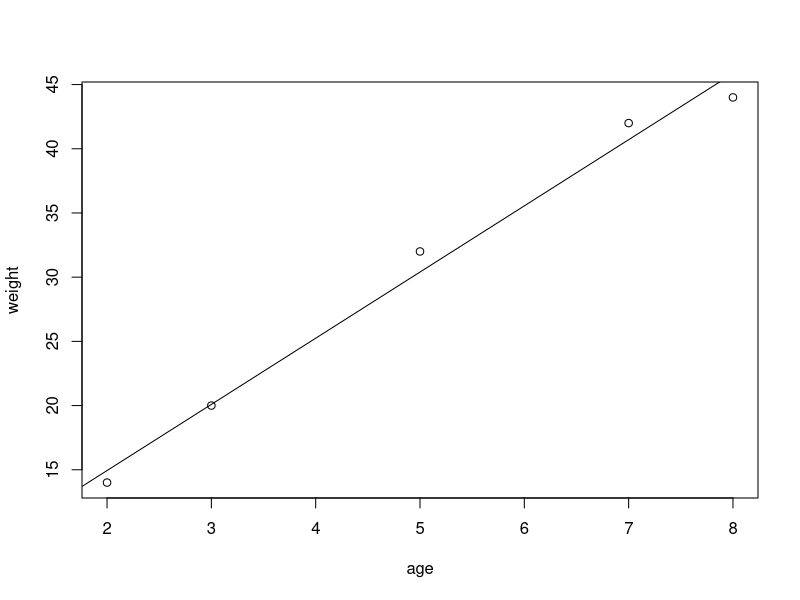
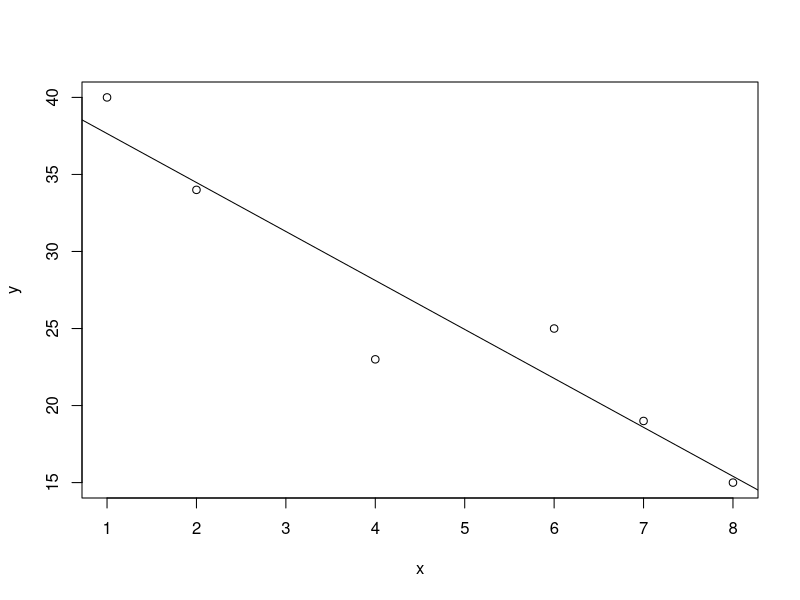
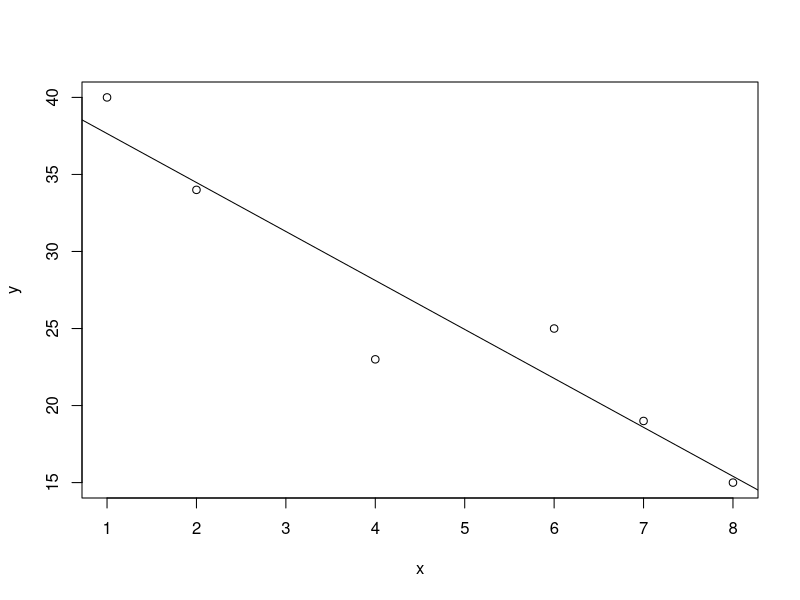
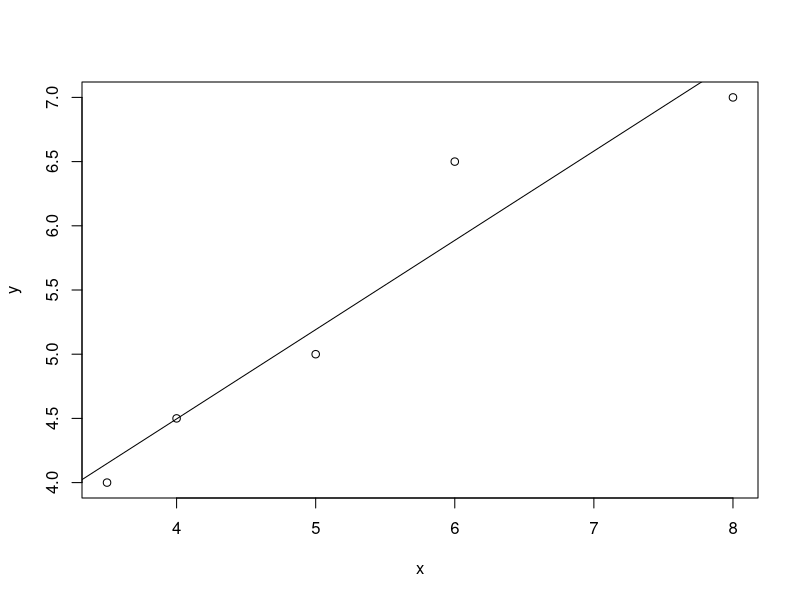
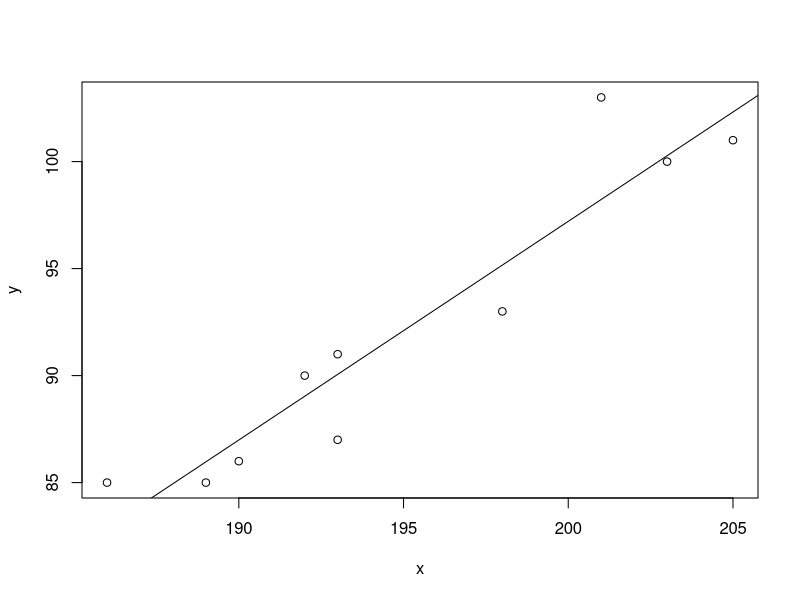
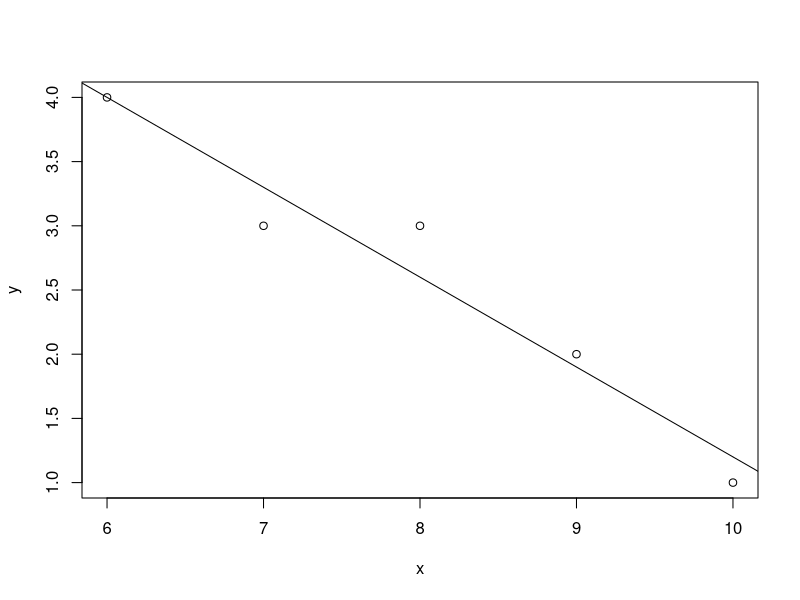

Source code (R) for these figures, in order: (Note: this script raises an error after producing the figures.)
#1a
x<-c(2,3,5,7,8)
y<-c(14,20,32,42,44)
cor(x,y)
cor.test(x,y)


#1b
x<-c(2,3,5,7,8)
y<-c(14,20,32,42,44)
#cor(x,y)
z<-lm(y~x)
#1c
t<-data.frame(x=6)
predict(z,t)
plot(x,y,abline(lm(y~x)),xlab="age",ylab="weight")



#2a
x<-c(8,7,6,4,2,1)
y<-c(15,19,25,23,34,40)
z<-lm(x~y)
z
t<-data.frame(y=2)
predict(z,t)

plot(x,y,abline(lm(y~x)))

#2b

x<-c(8,7,6,4,2,1)
y<-c(15,19,25,23,34,40)
z<-lm(y~x)
z
t<-data.frame(x=5)
predict(z,t)

plot(x,y,abline(z))

#3

x<-c(6,4,8,5,3.5)
y<-c(6.5,4.5,7,5,4)
z<-lm(y~x)
z
t<-data.frame(x=7.5)
predict(z,t)
plot(x,y,abline(z))

#4

x<-c(186,189,190,192,193,193,198,201,203,205)
y<-c(85,85,86,90,87,91,93,103,100,101)

z<-lm(y~x)
z
t<-data.frame(x=208)
predict(z,t)
plot(x,y,abline(z))

#5
x<-c(6,7,8,9,10)
y<-c(4,3,3,2,1)

z<-lm(y~x)
z

t<-data.frame(x=8)
predict(z,t)
plot(x,y,abline(z))

#6a

x <- 1:6
sample(x, 3000, replace = TRUE)

#6b

runif(27, min=30, max=70)

#6c
0=tail
1=tails
x <- 0:1
sample(x, 1000, replace = TRUE)

#7a

x<-rnorm(100, mean=0, sd=30)
#hist(x)
m=mean(x)
s=sd(x)
y<-dnorm(x, m=0, s)
round(y,2)
plot(x,y)

#7b

z<-pnorm(x,mean=0,sd=s)
plot(x,z)

#7c

f<-qnorm(0.2,mean=0,sd=30)
f

#7d

q<-qnorm(0.5,mean=mean(x),sd=sd(x))
q

#8a

x<-rnorm(100, mean=0, sd=15)
#hist(x)
m=mean(x)
s=sd(x)
y<-dnorm(x, m=0, s)
round(y,2)
plot(x,y)


#8b

x<-rnorm(100, mean=0, sd=45)
#hist(x)
m=mean(x)
s=sd(x)
y<-dnorm(x, m, s)
round(y,2)
plot(x,y)

#8c

x<-rnorm(100, mean=50, sd=15)
#hist(x)
m=mean(x)
s=sd(x)
y<-dnorm(x, m, s)
round(y,2)
plot(x,y)

#8d

x<-rnorm(100, mean=-50, sd=15)
#hist(x)
m=mean(x)
s=sd(x)
y<-dnorm(x, m, s)
round(y,2)
plot(x,y)


#9

x<-rnorm(5000, mean=20, sd=5)
hist(x)

#10a

1-pnorm(29,22,5)

#10b

pnorm(17,22,5)

#10c

pnorm(15,22,5)+(1-pnorm(25,22,5))

#11a

mu=30
sigma=2
a<-1/(sqrt(2*pi)*sigma)*exp(-((31 - mu)^2/(2*sigma^2))) 
a

#11b

dnorm(31,30,2)


#12

d<-mtcars$mpg
mean(d)
median(d)
sd(d)
var(d)
range(d)





